Frame 1 (no input): blank canvas, image omitted
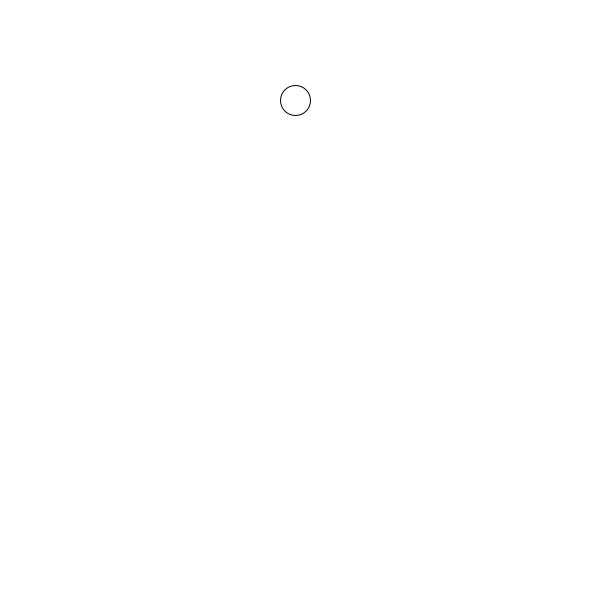
Frame 60 (the mouse pressed at the canvas centre just before this capture)
Frame 120 (the mouse held since frame 60 and released just before this capture): blank canvas, image omitted

The Processing sketch that drew this single still picture (run headless with seeded random() and noise(); from frame 60 on, the mouse is pressed at the canvas centre):

// Processing sketch: animation
// ── animation.pde
float x = 0;
int y = 0;

void setup(){
  size(600,600);
  y = 100;
  frameRate(10);
}

void draw(){
  background(255);
  drawShape();
}


void drawShape(){
  ellipse(x,y,30,30);
  if(x<600){
    x=x+5;
  }
}
